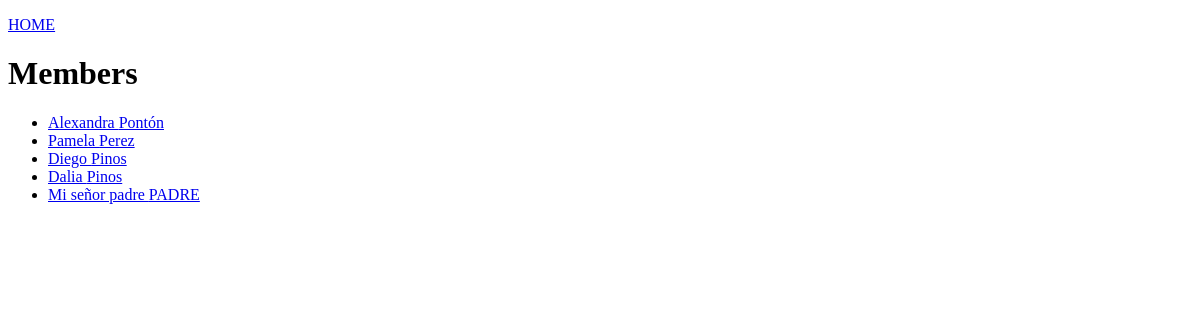
/members/, run on an earlier commit of the app's database.
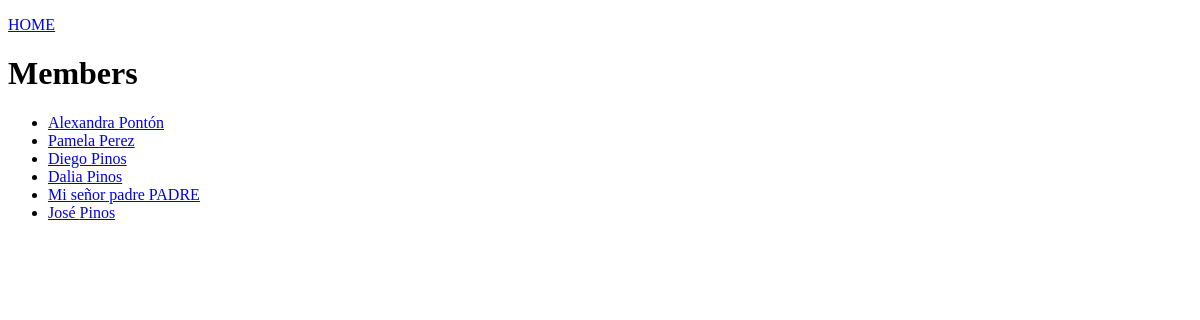
And on a later commit of the database.
### members/models.py (models this page shows, shortened)
class Member(models.Model):
    firstName = models.CharField(max_length=255)
    lastName = models.CharField(max_length=255)
    phone = models.IntegerField(null=True)
    joined_date=models.DateField(null=True)

### members/views.py (the view)
# urls.py: path('members/', views.members, name='members'),
def members(request):
  mymembers = Member.objects.all().values()
  template = loader.get_template('all_members.html')
  context = {
    'mymembers': mymembers,
  }
  return HttpResponse(template.render(context, request))

### members/templates/all_members.html (shortened to what this page needs)
{% extends "master.html" %}
{% block content %}
  <p><a href="/">HOME</a></p>
  <h1>Members</h1>
  <ul>
    {% for x in mymembers %}
      <li>
          <a href="details/{{x.id}}">
              {{ x.firstName }} {{ x.lastName }}
          </a>
      </li>
    {% endfor %}
  </ul>
{% endblock %}

### members/templates/master.html (shortened to what this page needs)
<!DOCTYPE html>
<html>
<head>
</head>
<body>
    {% block content %}
    {% endblock %}
</body>
</html>

What changed in the data, as far as the page shows it:
added Member: firstName "José", lastName "Pinos"
